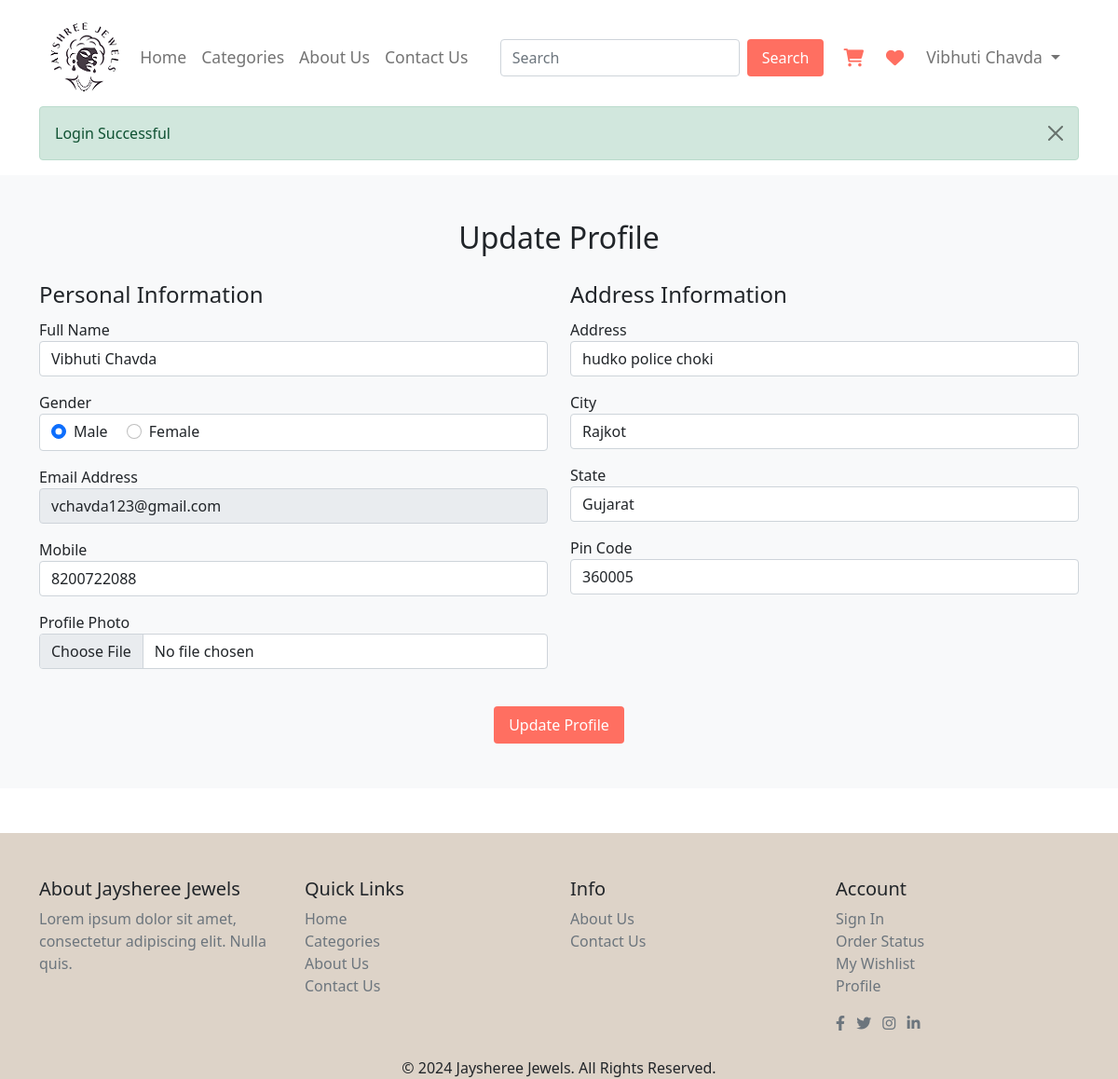
Before: /user/update-profile.php (signed in) with the older database file.
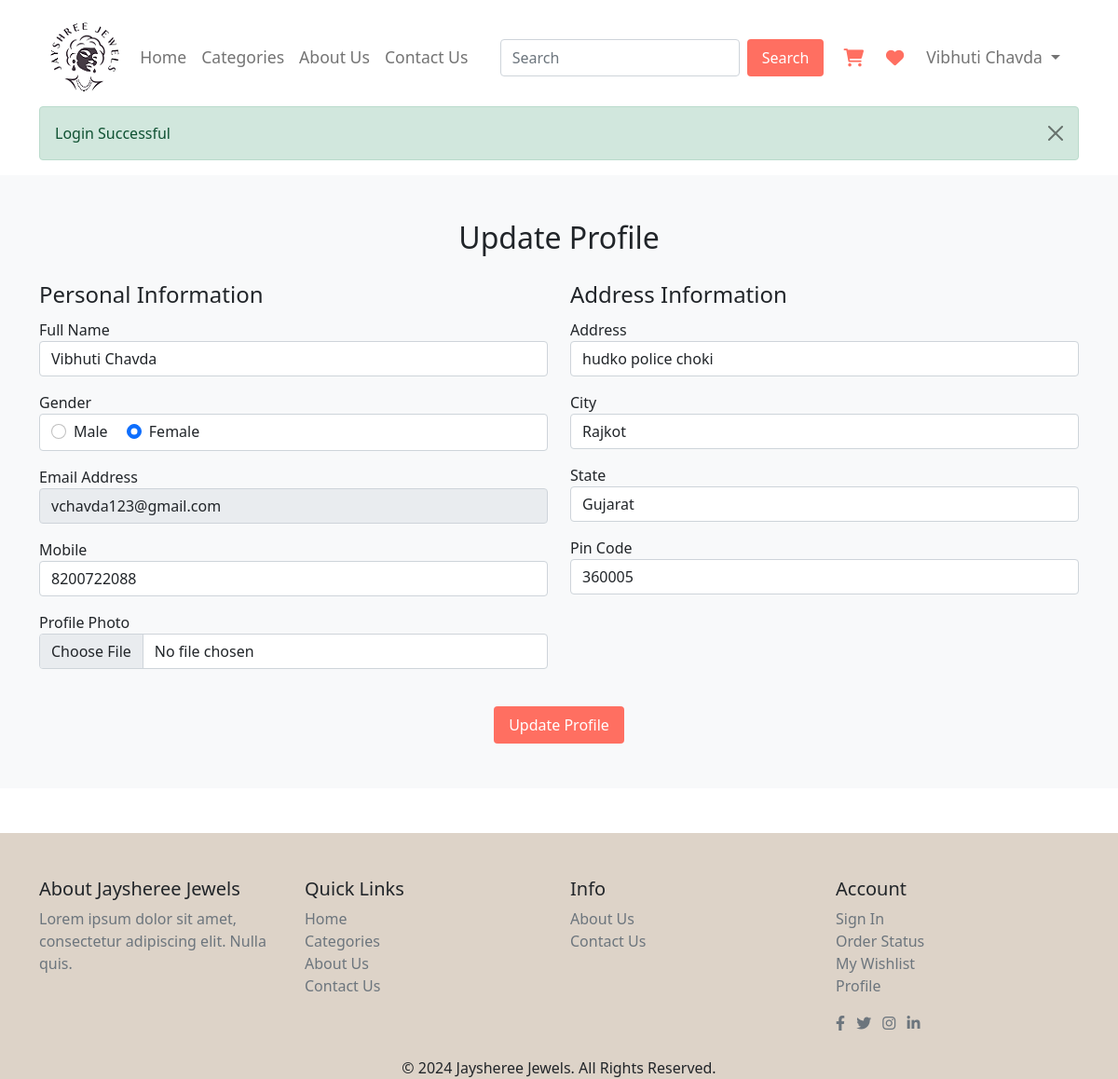
After: the same page with the newer database file.
### tables this page shows
CREATE TABLE `user_tbl` (
  `u_id` int(5) NOT NULL,
  `u_fullname` varchar(100) NOT NULL,
  `u_gender` varchar(10) NOT NULL,
  `u_email` varchar(100) NOT NULL,
  `u_mobile` varchar(10) NOT NULL,
  `u_address` varchar(500) NOT NULL,
  `u_city` varchar(30) NOT NULL,
  `u_state` varchar(30) NOT NULL,
  `u_pincode` varchar(6) NOT NULL,
  `u_password` varchar(12) NOT NULL,
  `u_image` varchar(200) NOT NULL,
  `u_status` varchar(20) NOT NULL,
  `u_role` varchar(10) NOT NULL
);

### user/update-profile.php (the view, shortened to what the changed rows need)
<?php
include_once 'header.php';
include_once '../conn.php';
if (isset($_SESSION['user_username'])) {
    $email = $_SESSION['user_username'];
    $q = "select * from user_tbl where u_email='$email'";
    $result = mysqli_query($con, $q);
    $r = mysqli_fetch_assoc($result);
    ?>
    <section class="update-profile bg-light py-5">
        <div class="container">
            <h2 class="mb-4 text-center">Update Profile</h2>
            <form method="post" enctype="multipart/form-data" onsubmit="return updateProfileValidation()">
                <div class="row">
                    <div class="col-md-6">
                        <fieldset>
                            <legend>Personal Information</legend>
                            <div class="form-group mb-3">
                                <label for="full-name">Full Name</label>
                                <input type="text" id="fullName" name="u_fullname" value="<?php echo $r['u_fullname']; ?>"
                                    class="form-control">
                            </div>
                            <div class="form-group mb-3">
                                <label for="full-name">Gender</label>
                                <div class="form-control">
                                    <div class="form-check form-check-inline">
                                        <input class="form-check-input" type="radio" name="u_gender" id="genderMale"
                                            value="male" <?php if ($r['u_gender'] == "male")
                                                echo "checked"; ?>>
                                        <label class="form-check-label" for="genderMale">Male</label>
                                    </div>
                                    <div class="form-check form-check-inline">
                                        <input class="form-check-input" type="radio" name="u_gender" id="genderFemale"
                                            value="female" <?php if ($r['u_gender'] == "female")
                                                echo "checked"; ?>>
                                        <label class="form-check-label" for="genderFemale">Female</label>
                                    </div>
                                </div>
                            </div>
                            <div class="form-group mb-3">
                                <label for="email">Email Address</label>
                                <input type="email" id="email" name="u_email" value="<?php echo $r['u_email']; ?>"
                                    class="form-control" readonly>
                            </div>
                            <div class="form-group mb-3">
                                <label for="phone">Mobile</label>
                                <input type="tel" id="mobile" name="u_mobile" value="<?php echo $r['u_mobile']; ?>"
                                    class="form-control">
                            </div>
                            <div class="form-group mb-3">
                                <label for="phone">Profile Photo</label>
                                <input type="file" id="profilePhoto" name="u_image" class="form-control">
                            </div>
                        </fieldset>
                    </div>
                    <div class="col-md-6">
                        <fieldset>
                            <legend>Address Information</legend>
                            <div class="form-group mb-3">
                                <label for="address">Address</label>
                                <input type="text" id="address" name="u_address" value="<?php echo $r['u_address']; ?>"
                                    class="form-control">
                            </div>
                            <div class="form-group mb-3">
                                <label for="city">City</label>
                                <input type="text" id="city" name="u_city" value="<?php echo $r['u_city']; ?>"
                                    class="form-control">
                            </div>
                            <div class="form-group mb-3">
                                <label for="state">State</label>
                                <input type="text" id="state" name="u_state" value="<?php echo $r['u_state']; ?>"
                                    class="form-control">
                            </div>
                            <div class="form-group mb-3">
                                <label for="zip">Pin Code</label>
                                <input type="text" id="pincode" name="u_pincode" value="<?php echo $r['u_pincode']; ?>"
                                    class="form-control">
                            </div>
                        </fieldset>
                    </div>
                </div>
                <br />
                <div style="text-align: center;">
                    <a href="profile.php" style="padding: 10px 20px; font-size: 16px;">
                        <input type='submit' name='update' value='Update Profile' class="buy-now">
                    </a>
                </div>
            </form>
        </div>
    </section>
    <br /><br />
    <?php
    include_once 'footer.php';
            ?>
                <?php
}
?>

### user/header.php (shortened to what the changed rows need)
<?php
include_once "../conn.php";
        ?>
<!DOCTYPE html>
<html lang="en">
<head>
    <link rel="stylesheet" href="../css/bootstrap.min.css">
    <link rel="stylesheet" href="../css/user_style.css">
    <link rel="stylesheet" href="https://cdnjs.cloudflare.com/ajax/libs/font-awesome/6.0.0-beta3/css/all.min.css">
</head>
<body class="d-flex flex-column min-vh-100">
    <header>
        <div class="container flex-grow-1">
            <nav class="navbar navbar-expand-lg navbar-light pt-4">
                <div class="container">
                    <div class="collapse navbar-collapse" id="navbarNav">
                        <ul class="navbar-nav ms-auto d-flex align-items-center">
                            <li class="nav-item dropdown">
                                <?php
                                if (isset($_SESSION['user_username'])) {
                                    $email = $_SESSION['user_username'];
                                    $q = "select * from user_tbl where u_email='$email'";
                                    $result = mysqli_query($con, $q);
                                    if (mysqli_num_rows($result)) {
                                        $r = mysqli_fetch_assoc($result)
                                            ?>
                                        <a class="nav-link dropdown-toggle" href="#" id="navbarDropdown" role="button"
                                            data-bs-toggle="dropdown" aria-expanded="false">
                                            <?php echo $r['u_fullname']; ?>
                                        </a>
                                        <?php
                                    }
                                } else {
                                    ?>
                                <li class="nav-item">
                                    <a class="nav-link" href="../signin.php">signin</a>
                                </li>
                                <?php
                                }
                                ?>
                            </li>
                        </ul>
                    </div>
                </div>
            </nav>
        </div>
    </header>

Changed rows visible on the page:
changed user_tbl "Vibhuti Chavda": u_gender "☑ Male" → "☐ Male"; u_gender "☐ Female" → "☑ Female"
